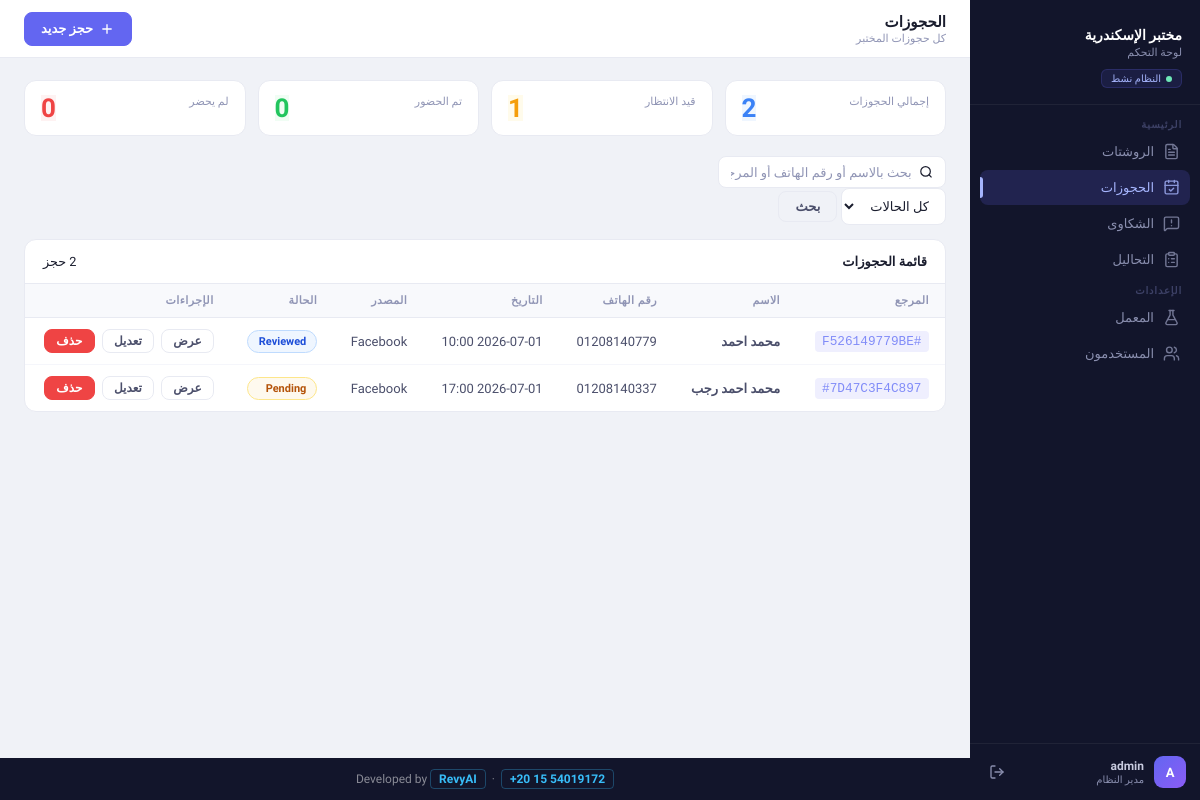
/bookings (signed in), run on an earlier commit of the app's database.
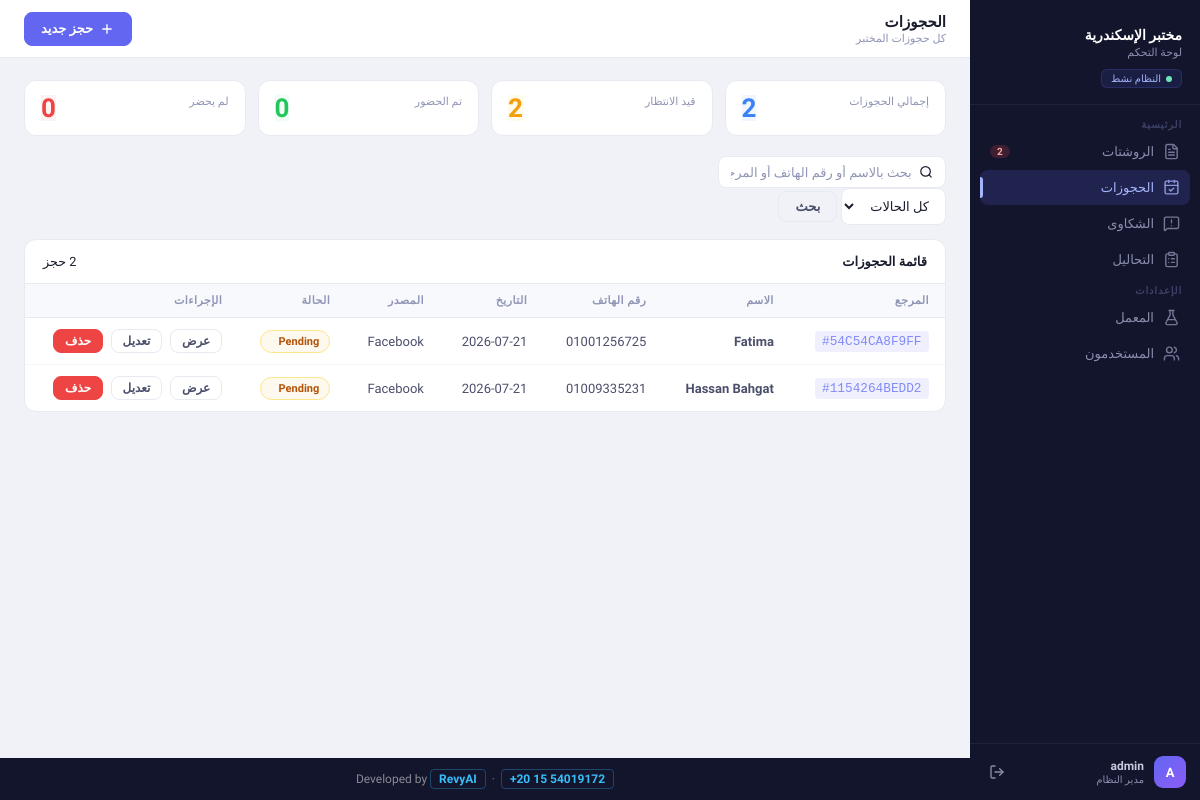
And on a later commit of the database.
### models/models.py (models this page shows)
class Booking(db.Model):
    __tablename__ = 'bookings'
    id = db.Column(db.Integer, primary_key=True)
    reference_id = db.Column(db.String(20), unique=True, nullable=True, index=True)
    name = db.Column(db.String(120), nullable=False)
    details = db.Column(db.Text)
    date = db.Column(db.String(100))
    phone_number = db.Column(db.String(50))
    status = db.Column(db.Enum(Status), default=Status.PENDING)
    booking_time = db.Column(db.DateTime, default=lambda: datetime.now(timezone.utc))
    comes_from = db.Column(db.String(100))

### app.py (the view)
@app.route('/bookings')
@login_required
def list_bookings():
    page    = request.args.get('page', 1, type=int)
    search  = request.args.get('search', '').strip() or None
    status  = request.args.get('status', '').strip() or None
    pagination, _ = BookingService.get_all_bookings(
        page=page, per_page=10, search=search, status=status
    )
    stats = BookingService.get_stats()
    return render_template(
        'bookings/list.html',
        bookings=pagination.items,
        pagination=pagination,
        search=search,
        status_filter=status,
        stats=stats,
        all_statuses=Status,
    )

### app.py (called while the page is built)
@login_manager.user_loader
def load_user(user_id):
    return db.session.get(User, int(user_id))

@app.context_processor
def inject_globals():
    from models.models import Inquiry, Status
    try:
        pending_count = Inquiry.query.filter_by(status=Status.PENDING).count()
    except Exception:
        pending_count = 0
    return dict(pending_inquiries_count=pending_count)

### software_services/booking_services.py (called while the page is built, shortened)
    @staticmethod
    def get_all_bookings(page=1, per_page=10, search=None, status=None):
        query = Booking.query
        if status:
            try:
                query = query.filter(Booking.status == Status(status))
            except ValueError:
                pass
        query = query.order_by(Booking.booking_time.desc())
        pagination = query.paginate(page=page, per_page=per_page, error_out=False)
        return pagination, "تم العثور على الحجوزات"

### templates/bookings/list.html (shortened to what this page needs)
{% extends 'base.html' %}
{% block topbar_title %}الحجوزات{% endblock %}
{% block topbar_sub %}كل حجوزات المختبر{% endblock %}
{% block topbar_actions %}
  <a href="{{ url_for('create_booking') }}" class="btn btn-primary">
    <svg width="16" height="16" fill="none" stroke="currentColor" stroke-width="2" viewBox="0 0 24 24">
      <path d="M12 5v14M5 12h14"/>
    </svg>
    حجز جديد
  </a>
{% endblock %}
{% block content %}
<div class="stats-grid">
  <div class="stat-card">
    <div class="stat-label">إجمالي الحجوزات</div>
    <div class="stat-value si-blue">{{ stats.total }}</div>
  </div>
  <div class="stat-card">
    <div class="stat-label">قيد الانتظار</div>
    <div class="stat-value si-amber">{{ stats.pending }}</div>
  </div>
  <div class="stat-card">
    <div class="stat-label">تم الحضور</div>
    <div class="stat-value si-green">{{ stats.attended }}</div>
  </div>
  <div class="stat-card">
    <div class="stat-label">لم يحضر</div>
    <div class="stat-value si-red">{{ stats.no_show }}</div>
  </div>
</div>
<div class="toolbar">
  <form method="GET" action="{{ url_for('list_bookings') }}" class="toolbar-left">
    <div class="search-box">
      <svg width="16" height="16" fill="none" stroke="currentColor" stroke-width="2" viewBox="0 0 24 24">
        <circle cx="11" cy="11" r="8"/><path d="m21 21-4.35-4.35"/>
      </svg>
      <input
        type="text"
        name="search"
        placeholder="بحث بالاسم أو رقم الهاتف أو المرجع..."
        value="{{ search or '' }}"
        class="search-input"
      >
    </div>
    <select name="status" class="form-control" style="width:auto;">
      <option value="">كل الحالات</option>
    </select>
    <button type="submit" class="btn btn-ghost">بحث</button>
  </form>
</div>
<div class="card">
  <div class="card-header">
    <span class="card-title">قائمة الحجوزات</span>
    <span class="text-muted" style="font-size:.85rem;">{{ pagination.total }} حجز</span>
  </div>
  <div class="table-wrapper">
    <table class="table">
      <thead>
        <tr>
          <th>المرجع</th>
          <th>الاسم</th>
          <th>رقم الهاتف</th>
          <th>التاريخ</th>
          <th>المصدر</th>
          <th>الحالة</th>
          <th>الإجراءات</th>
        </tr>
      </thead>
      <tbody>
        {% for booking in bookings %}
        <tr>
          <td>
            <code style="
              background:rgba(99,102,241,.1);
              color:#818cf8;
              padding:.2rem .5rem;
              border-radius:4px;
              font-size:.85rem;
            ">#{{ booking.reference_id }}</code>
          </td>
          <td><strong>{{ booking.name }}</strong></td>
          <td>{{ booking.phone_number }}</td>
          <td class="text-muted">{{ booking.date or '—' }}</td>
          <td class="text-muted">{{ booking.comes_from or '—' }}</td>
          <td>
            <form method="POST" action="{{ url_for('update_booking_status', booking_id=booking.id) }}">
              <select
                name="status"
                class="status-select status-{{ booking.status.value | lower | replace(' ', '-') }}"
                onchange="this.form.submit()"
              >
                {% for s in all_statuses %}
                  <option value="{{ s.value }}" {% if booking.status == s %}selected{% endif %}>
                    {{ s.value }}
                  </option>
                {% endfor %}
              </select>
            </form>
          </td>
          <td>
            <div style="display:flex;gap:.5rem;">
              <a href="{{ url_for('view_booking', booking_id=booking.id) }}" class="btn btn-ghost btn-sm">عرض</a>
              <a href="{{ url_for('edit_booking', booking_id=booking.id) }}" class="btn btn-ghost btn-sm">تعديل</a>
              <form method="POST" action="{{ url_for('delete_booking', booking_id=booking.id) }}"
                    onsubmit="return confirm('هل أنت متأكد من حذف هذا الحجز؟')">
                <button type="submit" class="btn btn-danger btn-sm">حذف</button>
              </form>
            </div>
          </td>
        </tr>
        {% endfor %}
      </tbody>
    </table>
  </div>
</div>
{% endblock %}

### templates/base.html (shortened to what this page needs)
<!DOCTYPE html>
<html lang="ar" dir="rtl">
<head>
  <link rel="stylesheet" href="{{ url_for('static', filename='css/style.css') }}">
</head>
<body>
<aside class="sidebar" id="sidebar">
  <div class="sidebar-logo">
    <div class="lab-name">مختبر الإسكندرية</div>
    <div class="lab-sub">لوحة التحكم</div>
    <div class="sidebar-status">النظام نشط</div>
  </div>
  <div class="nav-section">
    <p class="nav-section-label">الرئيسية</p>
    <a href="{{ url_for('list_inquiries') }}"
       class="nav-item {% if request.endpoint == 'list_inquiries' %}active{% endif %}">
      <i data-lucide="file-text" class="nav-icon"></i>
      الروشتات
      {% if pending_inquiries_count and pending_inquiries_count > 0 %}
      <span class="nav-badge">{{ pending_inquiries_count }}</span>
      {% endif %}
    </a>
    <a href="{{ url_for('list_bookings') }}"
       class="nav-item {% if request.endpoint == 'list_bookings' %}active{% endif %}">
      <i data-lucide="calendar-check" class="nav-icon"></i>
      الحجوزات
    </a>
    <a href="{{ url_for('list_complaints') }}"
       class="nav-item {% if request.endpoint == 'list_complaints' %}active{% endif %}">
      <i data-lucide="message-square-warning" class="nav-icon"></i>
      الشكاوى
    </a>
    <a href="{{ url_for('list_services') }}"
       class="nav-item {% if request.endpoint in ['list_services','create_service','edit_service'] %}active{% endif %}">
      <i data-lucide="clipboard-list" class="nav-icon"></i>
      التحاليل
    </a>
    <p class="nav-section-label">الإعدادات</p>
    <a href="{{ url_for('laboratory_settings') }}"
       class="nav-item {% if request.endpoint == 'laboratory_settings' %}active{% endif %}">
      <i data-lucide="flask-conical" class="nav-icon"></i>
      المعمل
    </a>
    <a href="{{ url_for('users') }}"
       class="nav-item {% if request.endpoint in ['users','create_user','edit_user'] %}active{% endif %}">
      <i data-lucide="users" class="nav-icon"></i>
      المستخدمون
    </a>
  </div>
  <div class="sidebar-footer">
    <div class="sidebar-user">
      <div class="avatar">{{ current_user.username[0]|upper }}</div>
      <div class="user-info">
        <div class="user-name">{{ current_user.username }}</div>
        <div class="user-role">مدير النظام</div>
      </div>
      <a href="{{ url_for('logout') }}" class="logout-btn" title="تسجيل الخروج">
        <i data-lucide="log-out" style="width:16px;height:16px;"></i>
      </a>
    </div>
  </div>
</aside>
<div class="main-wrapper">
  <div class="topbar">
    <div class="topbar-left">
      <div class="topbar-title">{% block topbar_title %}{% endblock %}</div>
      <div class="topbar-sub">{% block topbar_sub %}{% endblock %}</div>
    </div>
    <div class="topbar-actions">
      {% block topbar_actions %}{% endblock %}
    </div>
  </div>
  <main class="main-content">
    {% block content %}{% endblock %}
  </main>
  <div class="site-footer">
    Developed by
    <a href="https://revyai.tech" target="_blank">RevyAI</a>
    &nbsp;·&nbsp;
    <a href="https://wa.me/201554019172" target="_blank">+20 15 54019172</a>
  </div>
</div>
</body>
</html>

What changed in the data, as far as the page shows it:
changed Booking: reference_id "F526149779BE" → "54C54CA8F9FF"; name "محمد احمد" → "Fatima"; phone_number "01208140779" → "01001256725"; date "2026-07-01 10:00" → "2026-07-21"; status "Reviewed" → "Pending"
changed Booking: reference_id "7D47C3F4C897" → "1154264BEDD2"; name "محمد احمد رجب" → "Hassan Bahgat"; phone_number "01208140337" → "01009335231"; date "2026-07-01 17:00" → "2026-07-21"
Also different on the page:
{{ pending_inquiries_count }}: (not shown) → "2"
{{ stats.pending }}: "1" → "2"
